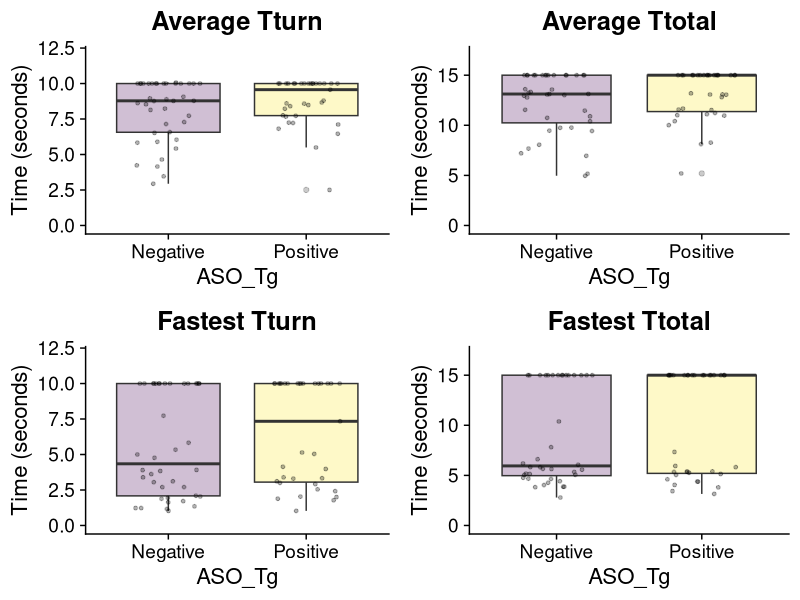
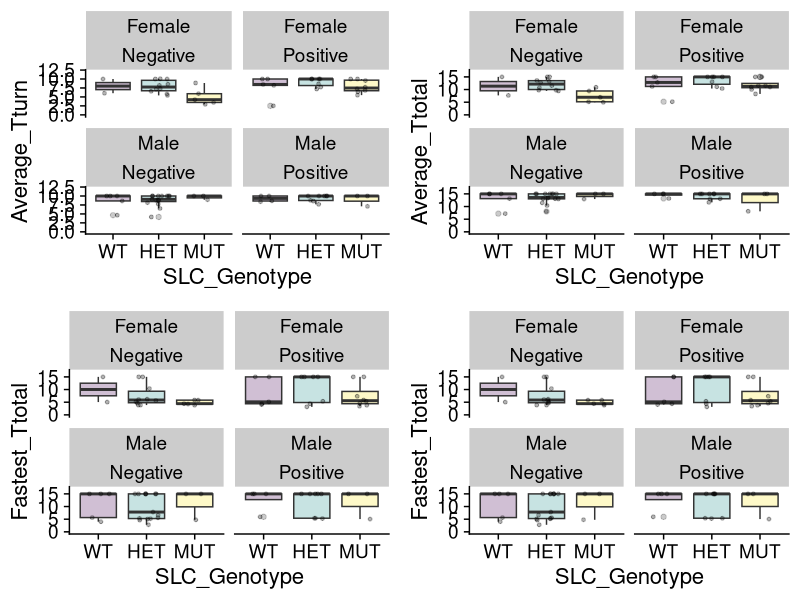
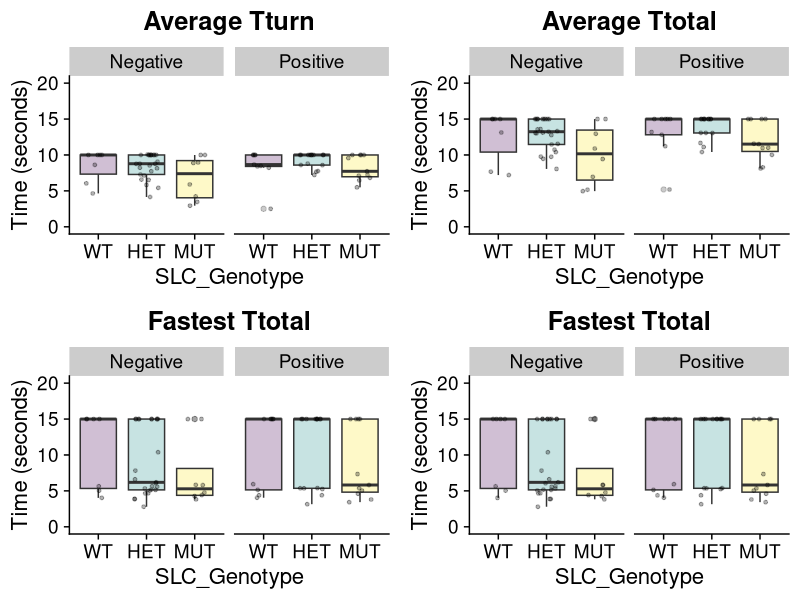

Generate these figures, in order, with R: (Note: this script raises an error after producing the figures.)
library(here)
library(ggplot2)
library(rlang)
library(rstatix)  
library(nlme)
library(cowplot)
library(ggbeeswarm)
library(ggpubr)
library(tidyr)
library(dplyr)
library(knitr)

setwd("../pdbehavior/")
data<-read.csv("ASO Pole Test - All_Cohorts_Assign_Maximum_Time.csv", header=TRUE)
data <- data %>%
  rowwise() %>%
  mutate(Average_Tturn = mean(c(Trial_1_Tturn, Trial_2_Tturn, Trial_3_Tturn, Trial_4_Tturn, Trial_5_Tturn), na.rm = TRUE)) %>%
  mutate(Fastest_Tturn = pmin(Trial_1_Tturn, Trial_2_Tturn, Trial_3_Tturn, Trial_4_Tturn, Trial_5_Tturn, na.rm = TRUE))

data <- data %>%
  rowwise() %>%
  mutate(Average_Ttotal = mean(c(Trial_1_Ttotal, Trial_2_Ttotal, Trial_3_Ttotal, Trial_4_Ttotal, Trial_5_Ttotal), na.rm = TRUE)) %>%
  mutate(Fastest_Ttotal = pmin(Trial_1_Ttotal, Trial_2_Ttotal, Trial_3_Ttotal, Trial_4_Ttotal, Trial_5_Ttotal, na.rm = TRUE))

data <- data %>%
  mutate(Best_Performance = case_when(
    any(Trial_1_Mode == "C" | Trial_2_Mode == "C" | Trial_3_Mode == "C" | Trial_4_Mode == "C" | Trial_5_Mode == "C") ~ "C",
    any(Trial_1_Mode == "S" | Trial_2_Mode == "S" | Trial_3_Mode == "S" | Trial_4_Mode == "S" | Trial_5_Mode == "S") ~ "S",
    TRUE ~ "S"
  ))

# Compare the distribution between Positive and Negative mice
summary_table <- data %>%
  group_by(ASO_Tg, Best_Performance) %>%
  count()

category_counts <- summary_table %>%
  pivot_wider(names_from = Best_Performance, values_from = n, values_fill = 0)

result <- fisher.test(category_counts[, c("C", "S")])

# Compare the SLC distribution in Positive Mice 
summary_table <- data %>%
  filter(ASO_Tg=="Positive") %>%
  group_by(Best_Performance, SLC_Genotype) %>%
  count()

category_counts <- summary_table %>%
  pivot_wider(names_from = Best_Performance, values_from = n, values_fill = 0)

result <- fisher.test(category_counts[, c("C", "S")])

# Compare the SLC distribution in Positive Mice 
summary_table <- data %>%
  filter(ASO_Tg=="Negative") %>%
  group_by(Best_Performance, SLC_Genotype) %>%
  count()

category_counts <- summary_table %>%
  pivot_wider(names_from = Best_Performance, values_from = n, values_fill = 0)

result <- fisher.test(category_counts[, c("C", "S")])
print(result)

## Plot Tturn and Ttotal --
generate_boxplots <- function(input_data, X, Y, min,max){
  data<-as.data.frame(input_data)
  #Ensure correct ordering of levels 
  data$SLC_Genotype <- factor(data$SLC_Genotype, levels = c("WT", "HET", "MUT"))
  
  ggplot(data=data,aes(x={{X}},y={{Y}}, fill={{X}})) + 
    #geom_violin(alpha=0.25,position=position_dodge(width=.75),size=1,color="black",draw_quantiles=c(0.5))+
    #geom_violin(trim = FALSE, width = 0.4, alpha = 0.7) +
    geom_boxplot(alpha=0.25)+ 
    #geom_quasirandom(alpha=0.1)+
    scale_fill_viridis_d()+
    geom_point(size=1,position=position_jitter(width=0.25),alpha=0.3)+
    theme_cowplot(16) +
    ylim(min,max)+
    theme(legend.position = "none") 
}

## Compare Tg Negative to Tg Positive -- 
  posvneg_avg_tturn <- generate_boxplots(data, ASO_Tg,  Average_Tturn,0,12) +
  ylab("Time (seconds)")+
  ggtitle("Average Tturn")+
  theme(plot.title = element_text(hjust = 0.5)) 
posvneg_avg_ttotal <- generate_boxplots(data, ASO_Tg, Average_Ttotal,0,17)+
  ylab("Time (seconds)")+
  ggtitle("Average Ttotal")+
  theme(plot.title = element_text(hjust = 0.5)) 
posvneg_fast_tturn <- generate_boxplots(data, ASO_Tg, Fastest_Tturn,0,12) + 
  ylab("Time (seconds)")+
  ggtitle("Fastest Tturn")+
  theme(plot.title = element_text(hjust = 0.5)) 
posvneg_fast_ttotal <- generate_boxplots(data, ASO_Tg, Fastest_Ttotal,0,17) +
  ylab("Time (seconds)")+
  ggtitle("Fastest Ttotal")+
  theme(plot.title = element_text(hjust = 0.5)) 

plot_grid(posvneg_avg_tturn, posvneg_avg_ttotal,
          posvneg_fast_tturn, posvneg_fast_ttotal)

## Compare SLC Genotypes within ASO_Tg --

posvneg_slc_sex_avg_turn <- generate_boxplots(data, SLC_Genotype, Average_Tturn,0,12) + facet_wrap(Sex~ASO_Tg) 
posvneg_slc_avg_turn <- generate_boxplots(data, SLC_Genotype, Average_Tturn,0,20) + facet_wrap(~ASO_Tg) +
  ylab("Time (seconds)")+
  ggtitle("Average Tturn")+
  theme(plot.title = element_text(hjust = 0.5)) 

posvneg_slc_sex_avg_total <- generate_boxplots(data, SLC_Genotype, Average_Ttotal,0,17) + facet_wrap(Sex~ASO_Tg) 
posvneg_slc_avg_total <- generate_boxplots(data, SLC_Genotype, Average_Ttotal,0,20) + facet_wrap(~ASO_Tg) +
  ylab("Time (seconds)")+
  ggtitle("Average Ttotal")+
  theme(plot.title = element_text(hjust = 0.5)) 

posvneg_slc_sex_fast_turn <- generate_boxplots(data, SLC_Genotype, Fastest_Tturn,0,12) + facet_wrap(Sex~ASO_Tg)
posvneg_slc_fast_turn <- generate_boxplots(data, SLC_Genotype, Fastest_Tturn,0,20) + facet_wrap(~ASO_Tg) +
  ylab("Time (seconds)")+
  ggtitle("Fastest Tturn")+
  theme(plot.title = element_text(hjust = 0.5)) 

posvneg_slc_sex_fast_total <- generate_boxplots(data, SLC_Genotype, Fastest_Ttotal,0,17) + facet_wrap(Sex~ASO_Tg)
posvneg_slc_fast_total <- generate_boxplots(data, SLC_Genotype, Fastest_Ttotal,0,20) + facet_wrap(~ASO_Tg) +
  ylab("Time (seconds)")+
  ggtitle("Fastest Ttotal")+
  theme(plot.title = element_text(hjust = 0.5))

plot_grid(posvneg_slc_sex_avg_turn, posvneg_slc_sex_avg_total, posvneg_slc_sex_fast_total, posvneg_slc_sex_fast_total)
plot_grid(posvneg_slc_avg_turn, posvneg_slc_avg_total, posvneg_slc_fast_total, posvneg_slc_fast_total)

## Statistics --
# Linear models and mixed effects linear models -

data_long<- data %>%
  pivot_longer(cols = c(Trial_1_Tturn, Trial_2_Tturn, Trial_3_Tturn, Trial_4_Tturn, Trial_5_Tturn), names_to = "Tturn", values_to = "Tturn_Time") %>%
  pivot_longer(cols = c(Trial_1_Ttotal, Trial_2_Ttotal, Trial_3_Ttotal, Trial_4_Ttotal, Trial_5_Ttotal), names_to = "Ttotal", values_to = "Ttotal_Time") 
data_long$SLC_Genotype <- factor(data_long$SLC_Genotype,levels=c("WT","HET","MUT"))

data_long_neg <- data_long %>% filter(ASO_Tg=="Negative")
data_long_pos <- data_long %>% filter(ASO_Tg=="Positive")

cs_variables <- c("Average_Tturn", "Average_Ttotal",
               "Fastest_Tturn", "Fastest_Ttotal")
long_variables <- c("Tturn_Time", "Ttotal_Time")

# Create a markdown file
output_file <- "Pole_Test_output.md"
knitr::knit_meta(output_file)

# Loop over the variables and perform analyses
for (variable in cs_variables) {
   
  # Fit linear model on full data
  formula_lm_full <- reformulate(c("Sex", "SLC_Genotype", "Weight", "ASO_Tg"), response = variable)
  output <- lm(formula_lm_full, data = data_long)
  cat("##", variable, "\n\n", file = output_file, append = TRUE)
  cat(kable(summary(output)$coefficients), "\n\n", file = output_file, append = TRUE)
  
  # Fit linear model on positive ASO_Tg data
  formula_lm_pos <- reformulate(c("Sex", "SLC_Genotype", "Weight"), response = variable)
  output <- lm(formula_lm_pos, data = data_long_pos)
  cat("##", variable, " (Positive ASO_Tg)\n\n", file = output_file, append = TRUE)
  cat(kable(summary(output)$coefficients), "\n\n", file = output_file, append = TRUE)
  
  # Fit linear model on negative ASO_Tg data
  formula_lm_neg <- reformulate(c("Sex", "SLC_Genotype", "Weight"), response = variable)
  output <- lm(formula_lm_neg, data = data_long_neg)
  cat("##", variable, " (Negative ASO_Tg)\n\n", file = output_file, append = TRUE)
  cat(kable(summary(output)$coefficients), "\n\n", file = output_file, append = TRUE)
  
}

output <- lme(fixed= Tturn_Time ~ Sex+ SLC_Genotype+ Weight+ ASO_Tg, random=~1|MouseID, data=data_long)
cat(kable(summary(output)$tTable), "\n\n", file = output_file, append = TRUE)
output <- lme(fixed= Ttotal_Time ~ Sex+ SLC_Genotype+ Weight+ ASO_Tg, random=~1|MouseID, data=data_long)
cat(kable(summary(output)$tTable), "\n\n", file = output_file, append = TRUE)


average_tturn <- data %>% filter(Metric=="Average_Tturn")
fastest_tturn <- data %>% filter(Metric=="Fastest_Tturn")

average_ttotal <- data %>% filter(Metric=="Average_Ttotal")
fastest_ttotal <- data %>% filter(Metric=="Fastest_Ttotal")

average_tturn_neg <- data %>% filter(Metric=="Average_Tturn" & ASO_Tg=="Negative")  
average_tturn_pos<- data %>% filter(Metric=="Average_Tturn" & ASO_Tg=="Positive")  

average_tturn_neg_f <- data %>% filter(Metric=="Average_Tturn" & ASO_Tg=="Negative" & Sex =="Female")  
average_tturn_pos_f<- data %>% filter(Metric=="Average_Tturn" & ASO_Tg=="Positive" & Sex =="Female")  

wilcox.test(Time ~ ASO_Tg, average_tturn)
wilcox.test(Time ~ ASO_Tg, average_ttotal)

mut <- average_tturn_neg %>% filter(SLC_Genotype!="HET")
wilcox.test(Time ~ SLC_Genotype, mut)

mut <- average_tturn_pos %>% filter(SLC_Genotype!="HET")
wilcox.test(Time ~ SLC_Genotype, mut)

mut <- average_tturn_neg_f %>% filter(SLC_Genotype!="HET")
wilcox.test(Time ~ SLC_Genotype, mut)

mut <- average_tturn_pos_f %>% filter(SLC_Genotype!="HET")
wilcox.test(Time ~ SLC_Genotype, mut)



